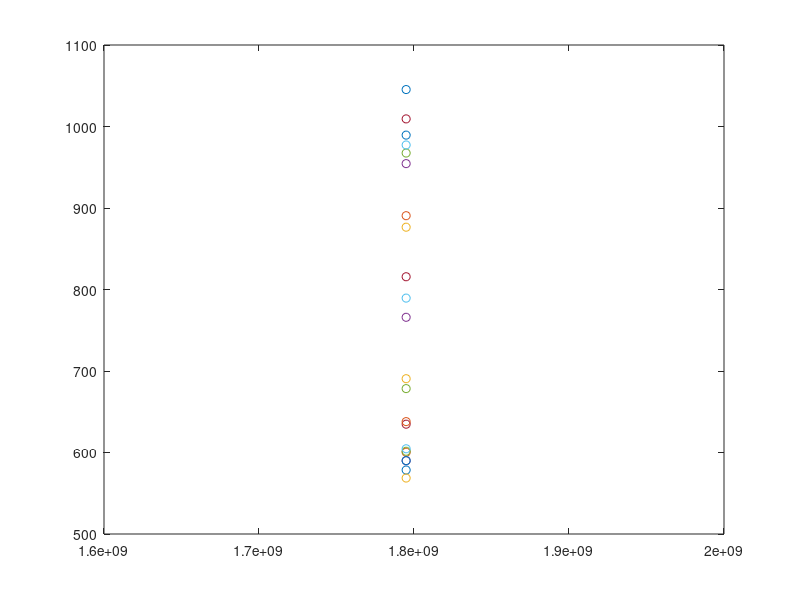

MATLAB code to generate this figure:


NM = [578.5, 600.34, 568.67, 589.90, 601.54, 604.56, 634.75, 590.06, 637.89,...
    690.56,765.90,678.4, 789.45, 815.65, 989.43, 890.56, 876.45,954.45,967.45,977.32,1009.34,...
    1045.34]

plot(time,NM,'-o')

Adaptive = [650.34,856.45,956.45,1023.45, 967.54, 934.56,1024.43, 1001.23, 986.45, ...
    890.54, 967.45, 1006.56, 1032.45, 978.90,1023.34, 1009.45,999.45, 1020.45, 1026.34, 980.45, ...
    996.56,1034.45]